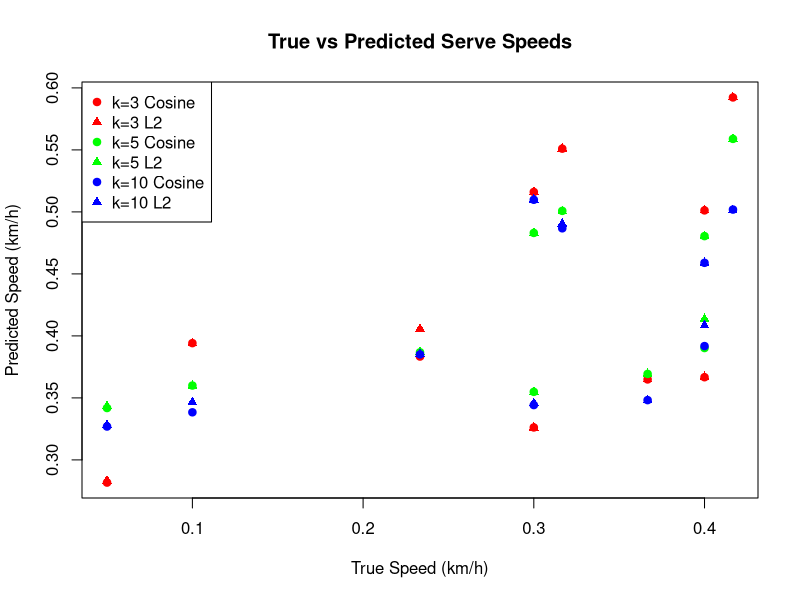
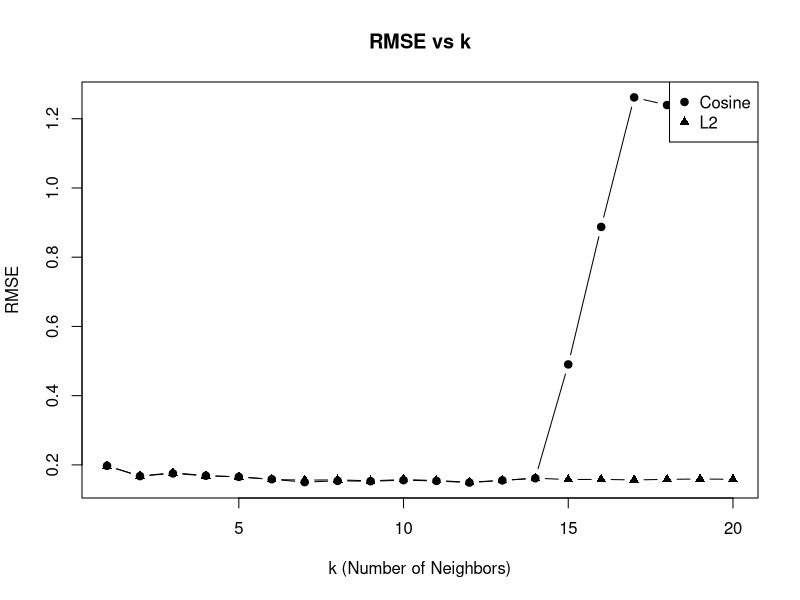

Write the R code that produced these figures, in order.
data <- read.csv("filtered_df.csv")

# preprocess data
colnames(data)[3] <- "serve_speed"


# one-hot encoding

# all players are male so we can filter them out
# we also don't really care about rank
data$rank <- NULL
data$X <- NULL
data$sex <- NULL
data$plays <- as.factor(data$plays)

encoded <- model.matrix(~ plays - 1, data = data)
data_encoded <- cbind(data, encoded)
data_encoded$plays <- NULL

# min-max scaling
min_max_scale <- function(x) {
  rng <- range(x, na.rm = TRUE)
  
  if (any(is.na(rng)) || rng[1] == rng[2]) return(rep(NA, length(x)))
  
  out <- (x - rng[1]) / (rng[2] - rng[1])
  out
}

data_scaled <- as.data.frame(lapply(data_encoded, min_max_scale))

data_scaled$singles_rank_current <- NULL
data_scaled$singles_rank_highest <- NULL
data_scaled$doubles_rank_current <- NULL
data_scaled$doubles_rank_highest <- NULL

user_collab_filter <- function(dataframe, target, similarity_metric, k) {
  # Convert dataframe to matrix
  users_matrix <- as.matrix(dataframe)
  tgt_idx <- target
  
  # Check if target exists
  if (target > nrow(users_matrix)) {
    message(paste("Error:", target, "not found in the dataset."))
    return(NULL)
  }
  
  # Check if target has any NA values
  if (!any(is.na(users_matrix[tgt_idx, ]))) {
    message(paste(target, "is not missing any data"))
    return(NULL)
  }
  
  # Step 1: Center data (subtract row means, ignoring NAs)
  row_means <- rowMeans(users_matrix, na.rm = TRUE)
  data_centered <- users_matrix - row_means
  
  # Step 2: Replace NA with 0
  data_centered[is.na(data_centered)] <- 0
  
  # Step 3 & 4: Calculate pairwise similarity scores and Min-Max scale
  if (!similarity_metric %in% c("L2", "cosine")) {
    message("Invalid input for similarity metric. Please pick between 'L2' or 'cosine'.")
    return(NULL)
    
  } else if (similarity_metric == "L2") {
    sim_list <- apply(data_centered, 1, function(row) {
      sqrt(sum((row - data_centered[tgt_idx, ])^2))
    })
    sim_list[tgt_idx] <- NA
    
    sim_list <- sim_list * -1
    sim_scaled <- (sim_list - min(sim_list, na.rm = TRUE)) /
      (max(sim_list, na.rm = TRUE) - min(sim_list, na.rm = TRUE))
    
  } else if (similarity_metric == "cosine") {
    tgt_vec <- data_centered[tgt_idx, ]
    sim_list <- apply(data_centered, 1, function(row) {
      sum(tgt_vec * row) / (sqrt(sum(tgt_vec^2)) * sqrt(sum(row^2)))
    })
    sim_list[tgt_idx] <- NA
    
    sim_scaled <- (sim_list - min(sim_list, na.rm = TRUE)) /
      (max(sim_list, na.rm = TRUE) - min(sim_list, na.rm = TRUE))
  }
  
  # Step 5: Identify k most similar users
  k_similar_idx <- order(sim_scaled, decreasing = TRUE, na.last = NA)[1:k]
  k_similar_scores <- sim_scaled[k_similar_idx]
  
  # Step 6: Predict missing ratings
  na_positions <- which(is.na(users_matrix[tgt_idx, ]))
  
  for (col in na_positions) {
    num <- 0
    denom <- 0
    
    for (i in seq_along(k_similar_idx)) {
      similar <- k_similar_idx[i]
      score <- k_similar_scores[i]
      
      if (!is.na(users_matrix[similar, col])) {
        num   <- num   + users_matrix[similar, col] * score
        denom <- denom + score
      } else {
        num   <- num   + mean(users_matrix[similar, ], na.rm = TRUE) * score
        denom <- denom + score
      }
    }
    
    users_matrix[tgt_idx, col] <- num / denom
  }
  
  return(users_matrix[tgt_idx, ])
}

copy_data <- data_scaled

new_player <- data.frame(serve_speed=NA,
                         height_cm=183,
                         weight_kg=67,
                         age=20,
                         playsleft=1,
                         playsright=0)
copy_data <- rbind(copy_data, new_player)

player_2 <- data.frame(serve_speed=NA,
                       height_cm=198,
                       weight_kg=94,
                       age=32,
                       playsleft=1,
                       playsright=0)
copy_data <- rbind(copy_data, player_2)

player_3 <- data.frame(serve_speed=NA,
                       height_cm=195,
                       weight_kg=95,
                       age=29,
                       playsleft=0,
                       playsright=1)
copy_data <- rbind(copy_data, player_3)

# Kenichi
user_collab_filter(copy_data, 108, "cosine", 3)["serve_speed"]
user_collab_filter(copy_data, 108, "L2", 3)["serve_speed"]

# Player 2
user_collab_filter(copy_data, 109, "cosine", 3)["serve_speed"]
user_collab_filter(copy_data, 109, "L2", 3)["serve_speed"]

# Player 3
user_collab_filter(copy_data, 110, "cosine", 3)["serve_speed"]
user_collab_filter(copy_data, 110, "L2", 3)["serve_speed"]

# Ben Shelton
user_collab_filter(copy_data, 1, "cosine", 3)["serve_speed"]
user_collab_filter(copy_data, 1, "L2", 3)["serve_speed"]
# somehow he's 60cm tall and 60kg

# RMSE
rmse <- function(actual, predicted) {
  if (length(actual) != length(predicted)) {
    stop("error, not same length")
  }
  
  valid <- !is.na(actual) & !is.na(predicted)
  sqrt(mean((actual[valid] - predicted[valid])^2))
}

# MAE
mae <- function(actual, predicted) {
  if (length(actual) != length(predicted)) {
    stop("error, not same length")
  }
  
  valid <- !is.na(actual) & !is.na(predicted)
  mean(abs(actual[valid] - predicted[valid]))
}

set.seed(53)
rmse_players <- sample(1:107, 10)

true_speed <- copy_data[rmse_players, "serve_speed"]

copy_data[rmse_players, "serve_speed"] <- NA

# k=3
pred_speed_k_3_cos <- c()
pred_speed_k_3_l2 <- c()

for (player in rmse_players) {
  pred <- user_collab_filter(copy_data, player, "cosine", 3)
  pred_speed_k_3_cos <- c(pred_speed_k_3_cos, pred["serve_speed"])
  
  pred <- user_collab_filter(copy_data, player, "L2", 3)
  pred_speed_k_3_l2 <- c(pred_speed_k_3_l2, pred["serve_speed"])
}

rmse(true_speed, pred_speed_k_3_cos)
rmse(true_speed, pred_speed_k_3_l2)

mae(true_speed, pred_speed_k_3_cos)
mae(true_speed, pred_speed_k_3_l2)

# k=5
pred_speed_k_5_cos <- c()
pred_speed_k_5_l2 <- c()

for (player in rmse_players) {
  pred <- user_collab_filter(copy_data, player, "cosine", 5)
  pred_speed_k_5_cos <- c(pred_speed_k_5_cos, pred["serve_speed"])
  pred <- user_collab_filter(copy_data, player, "L2", 5)
  pred_speed_k_5_l2 <- c(pred_speed_k_5_l2, pred["serve_speed"])
}

rmse(true_speed, pred_speed_k_5_cos)
rmse(true_speed, pred_speed_k_5_l2)

mae(true_speed, pred_speed_k_5_cos)
mae(true_speed, pred_speed_k_5_l2)

# k=10
pred_speed_k_10_cos <- c()
pred_speed_k_10_l2 <- c()

for (player in rmse_players) {
  pred <- user_collab_filter(copy_data, player, "cosine", 10)
  pred_speed_k_10_cos <- c(pred_speed_k_10_cos, pred["serve_speed"])
  pred <- user_collab_filter(copy_data, player, "L2", 10)
  pred_speed_k_10_l2 <- c(pred_speed_k_10_l2, pred["serve_speed"])
}

rmse(true_speed, pred_speed_k_10_cos)
rmse(true_speed, pred_speed_k_10_l2)

mae(true_speed, pred_speed_k_10_cos)
mae(true_speed, pred_speed_k_10_l2)

# k=12
pred_speed_k_12_cos <- c()
pred_speed_k_12_l2 <- c()

for (player in rmse_players) {
  pred <- user_collab_filter(copy_data, player, "cosine", 12)
  pred_speed_k_12_cos <- c(pred_speed_k_12_cos, pred["serve_speed"])
  pred <- user_collab_filter(copy_data, player, "L2", 12)
  pred_speed_k_12_l2 <- c(pred_speed_k_12_l2, pred["serve_speed"])
}

rmse(true_speed, pred_speed_k_12_cos)
rmse(true_speed, pred_speed_k_12_l2)

mae(true_speed, pred_speed_k_12_cos)
mae(true_speed, pred_speed_k_12_l2)


# # k=50
# pred_speed_k_50_cos <- c()
# pred_speed_k_50_l2 <- c()
# 
# for (player in rmse_players) {
#   pred <- user_collab_filter(copy_data, player, "cosine", 50)
#   pred_speed_k_50_cos <- c(pred_speed_k_50_cos, pred["serve_speed"])
#   pred <- user_collab_filter(copy_data, player, "L2", 50)
#   pred_speed_k_50_l2 <- c(pred_speed_k_50_l2, pred["serve_speed"])
# }
# 
# rmse(true_speed, pred_speed_k_50_cos)
# rmse(true_speed, pred_speed_k_50_l2)

all_y <- c(pred_speed_k_3_cos, pred_speed_k_3_l2,
           pred_speed_k_5_cos, pred_speed_k_5_l2,
           pred_speed_k_10_cos, pred_speed_k_10_l2
           )

plot(true_speed, pred_speed_k_3_cos, col="red", pch=19, ylim = range(all_y, na.rm = TRUE),
     main="True vs Predicted Serve Speeds",
     xlab="True Speed (km/h)",
     ylab="Predicted Speed (km/h)")
points(true_speed, pred_speed_k_3_l2, col="red", pch=17)
points(true_speed, pred_speed_k_5_cos, col="green", pch=19)
points(true_speed, pred_speed_k_5_l2, col="green", pch=17)
points(true_speed, pred_speed_k_10_cos, col="blue", pch=19)
points(true_speed, pred_speed_k_10_l2, col="blue", pch=17)
legend("topleft",
       legend = c("k=3 Cosine", "k=3 L2",
                  "k=5 Cosine", "k=5 L2",
                  "k=10 Cosine", "k=10 L2"),
       col = c("red", "red", "green", "green", "blue", "blue"),
       pch = c(19, 17, 19, 17, 19, 17))


k_values <- 1:20

rmse_cos <- c()
rmse_l2  <- c()
mae_cos  <- c()
mae_l2   <- c()

for (k in k_values) {
  pred_cos <- c()
  pred_l2  <- c()
  
  for (player in rmse_players) {
    pred <- user_collab_filter(copy_data, player, "cosine", k)
    pred_cos <- c(pred_cos, pred["serve_speed"])
    
    pred <- user_collab_filter(copy_data, player, "L2", k)
    pred_l2 <- c(pred_l2, pred["serve_speed"])
  }
  
  rmse_cos <- c(rmse_cos, rmse(true_speed, pred_cos))
  rmse_l2  <- c(rmse_l2,  rmse(true_speed, pred_l2))
  
  mae_cos  <- c(mae_cos, mae(true_speed, pred_cos))
  mae_l2   <- c(mae_l2,  mae(true_speed, pred_l2))
}

plot(k_values, rmse_cos, type="b", pch=19,
     ylim=range(c(rmse_cos, rmse_l2), na.rm=TRUE),
     xlab="k (Number of Neighbors)",
     ylab="RMSE",
     main="RMSE vs k")

lines(k_values, rmse_l2, type="b", pch=17)

legend("topright",
       legend=c("Cosine", "L2"),
       col=c("black", "black"),
       pch=c(19, 17))

best_k_cos <- k_values[which.min(rmse_cos)]
best_k_l2  <- k_values[which.min(rmse_l2)]

best_k_cos
best_k_l2
